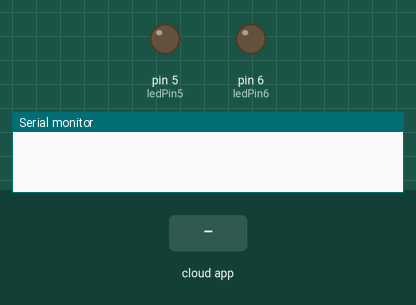
Recording of a sketch running on a simulated Arduino Uno, built with avr-gcc and run on an emulated ATmega328P. Parts: output pins drawn as LEDs (lit = HIGH), the last lines printed to the serial monitor. Inputs (shaded band) come from the test bench. The ROS host is connected and sends only what is stated.

Above: at 1.2 s.
1.3 s: the phone or cloud app sets x_axis_command to 45
At 2.4 s:
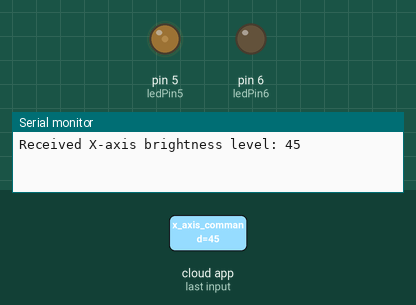
2.8 s: the phone or cloud app sets Y_axis_command to 45
At 3.4 s:
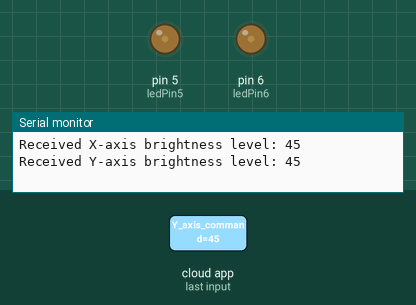
4.3 s: the phone or cloud app sets x_axis_command to 0
At 5.5 s:
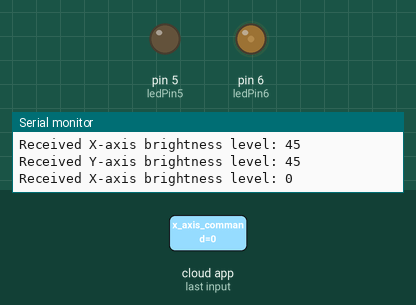
5.8 s: the phone or cloud app sets Y_axis_command to 90
At 7.0 s:
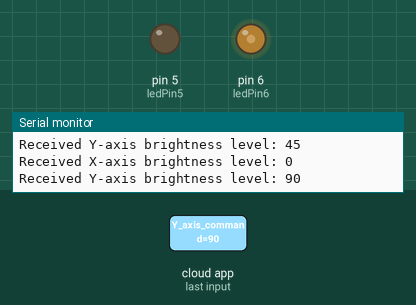
7.3 s: the phone or cloud app sets x_axis_command to 90
At 8.1 s:
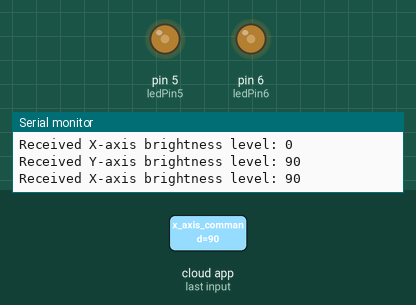
8.8 s: the phone or cloud app sets Y_axis_command to 0
At 9.1 s:
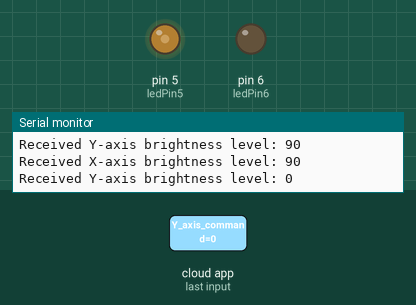
Timing chart, 0 to 11.3 s (numbered marks = the images above; inputs shaded):
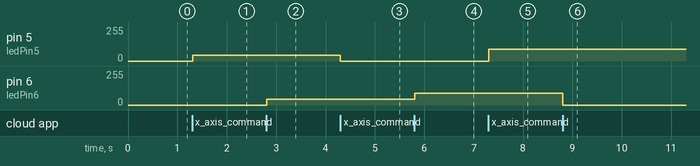

Measured:
- after the input at 1.3 s, pin 5 (ledPin5): 0/255 → 45/255 at once
- after the input at 2.8 s, pin 6 (ledPin6): 0/255 → 45/255 at once
- after the input at 4.3 s, pin 5 (ledPin5): 45/255 → 0/255 at once
- after the input at 5.8 s, pin 6 (ledPin6): 45/255 → 90/255 at once
- after the input at 7.3 s, pin 5 (ledPin5): 0/255 → 90/255 at once
- after the input at 8.8 s, pin 6 (ledPin6): 90/255 → 0/255 at once

The sketch:

rover_test.ino
```cpp
#include <ros.h>
#include <std_msgs/Int32.h>

ros::NodeHandle nh;

const int ledPin5 = 5;  // Adjust the pin numbers based on your setup
const int ledPin6 = 6;

void x_axis_callback(const std_msgs::Int32& msg) {
  int brightness = msg.data;
  Serial.print("Received X-axis brightness level: ");
  Serial.println(brightness);
  update_led_brightness(ledPin5, brightness);
}

void Y_axis_callback(const std_msgs::Int32& msg) {
  int brightness = msg.data;
  Serial.print("Received Y-axis brightness level: ");
  Serial.println(brightness);
  update_led_brightness(ledPin6, brightness);
}

void update_led_brightness(int ledPin, int brightness) {
  // Ensure brightness is within a valid range (0 to 255)
  brightness = constrain(brightness, 0, 255);

  // Control the LED brightness using analogWrite
  analogWrite(ledPin, brightness);
}

ros::Subscriber<std_msgs::Int32> x_axis_subscriber("x_axis_command", &x_axis_callback);
ros::Subscriber<std_msgs::Int32> Y_axis_subscriber("Y_axis_command", &Y_axis_callback);

void setup() {
  nh.initNode();
  nh.subscribe(x_axis_subscriber);
  nh.subscribe(Y_axis_subscriber);

  pinMode(ledPin5, OUTPUT);
  pinMode(ledPin6, OUTPUT);

  Serial.begin(57600);  // Initialize serial communication for debugging
}

void loop() {
  nh.spinOnce();
  delay(10);
}
```
